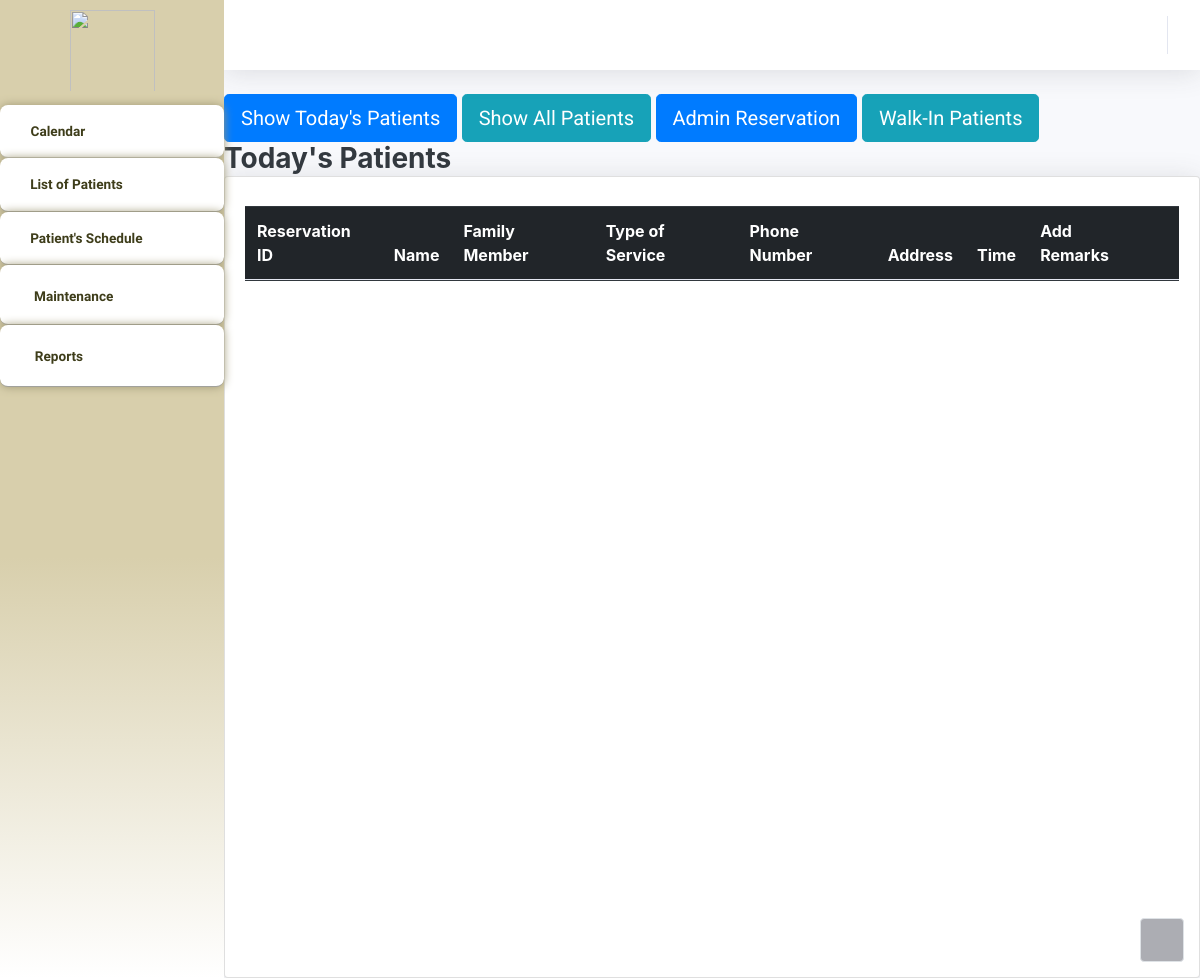
Before: /Thesis1/Admin/patientstoday.php with the older database file.
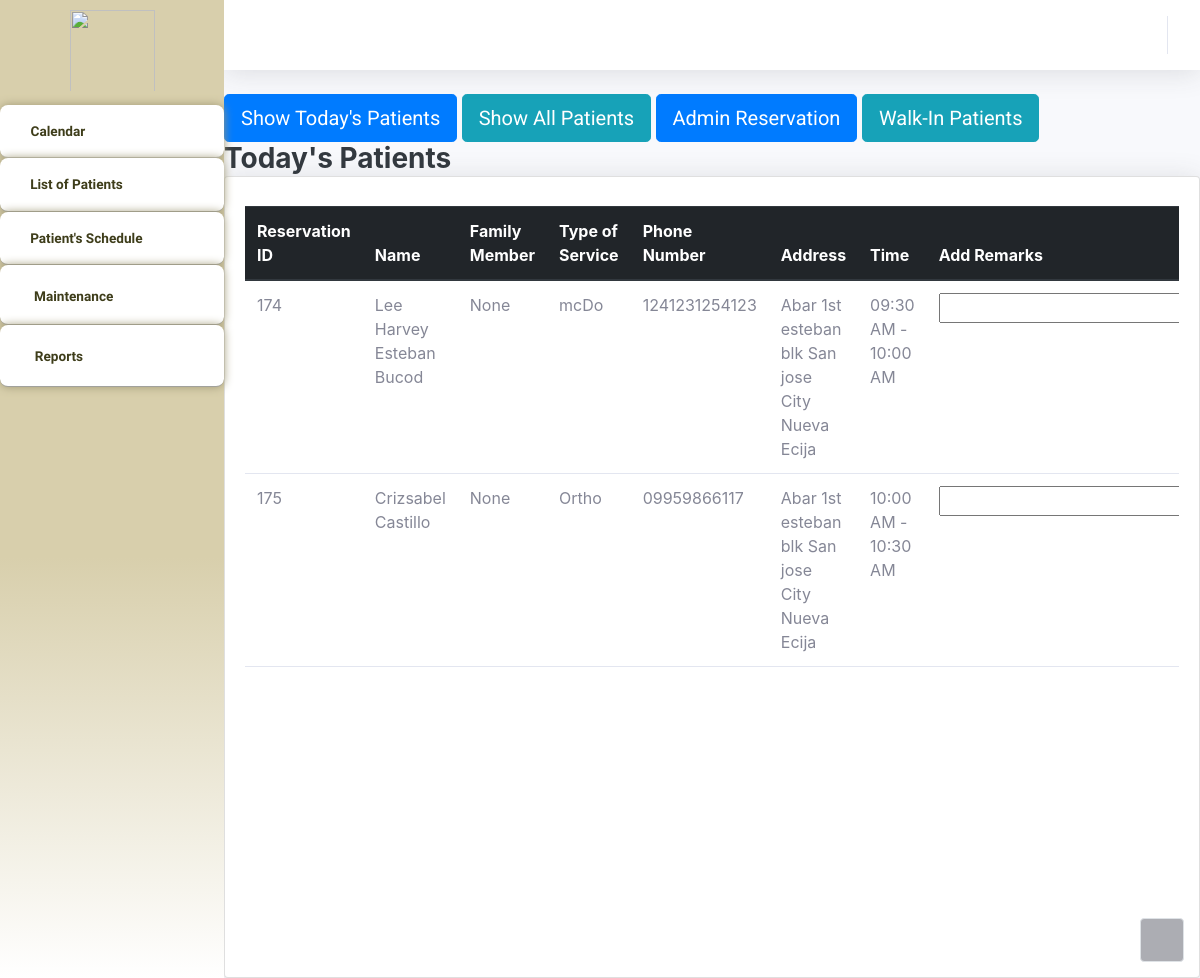
After: the same page with the newer database file.
### tables this page shows
CREATE TABLE `bookinglog` (
  `resID` int(11) NOT NULL,
  `userID` int(11) NOT NULL,
  `serviceName` varchar(255) NOT NULL,
  `date` date NOT NULL,
  `timeslot` varchar(255) NOT NULL,
  `remarks` varchar(255) NOT NULL,
  `admin_remarks` varchar(255) NOT NULL DEFAULT 'None',
  `walk_in_name` varchar(255) NOT NULL DEFAULT 'None',
  `status` varchar(255) NOT NULL,
  `FamMemberName` varchar(255) NOT NULL DEFAULT 'N/A',
  `confirmationHash` varchar(255) NOT NULL,
  `timestamp` timestamp NOT NULL DEFAULT current_timestamp() ON UPDATE current_timestamp(),
  `totalServicePay` int(11) NOT NULL
);

CREATE TABLE `patients_user` (
  `userID` int(11) NOT NULL,
  `Email` varchar(255) NOT NULL,
  `Name` varchar(255) NOT NULL,
  `Address` varchar(255) NOT NULL,
  `PhoneNumber` varchar(255) NOT NULL,
  `Password` varchar(55) NOT NULL,
  `Hash` varchar(255) NOT NULL,
  `Access` varchar(25) NOT NULL,
  `Active` int(11) NOT NULL DEFAULT 0,
  `profilePic` varchar(255) NOT NULL,
  `last_activity` timestamp NOT NULL DEFAULT current_timestamp() ON UPDATE current_timestamp(),
  `activation_timestamp` timestamp NOT NULL DEFAULT current_timestamp(),
  `ForgotPass` varchar(255) NOT NULL,
  `forgot_expiration` timestamp NULL DEFAULT NULL
);

### Thesis1/Admin/patientstoday.php (the view, shortened to what the changed rows need)
<?php
$con = connection();
$todaysDate = date("Y-m-d");
$headerToday = ["Reservation ID", "Name", "Family Member", "Type of Service", "Phone Number", "Address", "Time", "Add Remarks"];
$header = $headerToday;
$retrieveQuery = "SELECT bookinglog.resID, bookinglog.serviceName, patients_user.Name, bookinglog.date, patients_user.PhoneNumber, patients_user.Email, patients_user.Address, bookinglog.timeslot,bookinglog.admin_remarks, bookinglog.walk_in_name,bookinglog.FamMemberName
        FROM bookinglog
        INNER JOIN patients_user ON bookinglog.userID = patients_user.userID
        WHERE status = 'Pending' AND DATE(bookinglog.date) = '$todaysDate'";
?>
<!DOCTYPE html>
<html lang="en">
<head>
    <link rel="stylesheet" href="assets/bootstrap/css/bootstrap.min.css">
    <link rel="stylesheet" href="assets/fonts/fontawesome-all.min.css">
    <link rel="stylesheet" href="assets/fonts/ionicons.min.css">
    <link rel="stylesheet" href="assets/css/aguilaraldo1_section_contact.css">
    <link rel="stylesheet" href="assets/css/Availability---Manage-availability-bookings-appointments_v1.css">
    <link rel="stylesheet" href="assets/css/Basic-Footer.css">
    <link rel="stylesheet" href="assets/css/Black-Navbar.css">
    <link rel="stylesheet" href="assets/css/Block-Responsive-Item-List.css">
    <link rel="stylesheet" href="assets/css/Bootstrap-Calendar.css">
    <link rel="stylesheet" href="assets/css/carousel-circulo.css">
    <link rel="stylesheet" href="assets/css/Carousel-Hero-1.css">
    <link rel="stylesheet" href="assets/css/Carousel-Hero.css">
    <link rel="stylesheet" href="assets/css/Diagonal-div-section.css">
    <link rel="stylesheet" href="assets/css/Feature-Section-MD.css">
    <link rel="stylesheet" href="https://djpsoftwarecdn.azureedge.net/availabilitycss-v1/availability.min.css">
    <link rel="stylesheet" href="assets/css/Login-Form-Basic-icons.css">
    <link rel="stylesheet" href="assets/css/Ultimate-Event-Calendar.css">
    <link rel="stylesheet" href="assets/bootstrap/css/bootstrap.min.css">
    <link rel="stylesheet" href="assets/fonts/fontawesome-all.min.css">
    <link rel="stylesheet" href="assets/css/aguilaraldo1_section_contact.css">
    <link rel="stylesheet" href="assets/css/Basic-Footer.css">
    <link rel="stylesheet" href="assets/css/Black-Navbar.css">
    <link rel="stylesheet" href="assets/css/Block-Responsive-Item-List.css">
    <link rel="stylesheet" href="assets/css/Bootstrap-Calendar.css">
    <link rel="stylesheet" href="assets/css/carousel-circulo.css">
    <link rel="stylesheet" href="assets/css/Carousel-Hero-1.css">
    <link rel="stylesheet" href="assets/css/Carousel-Hero.css">
    <link rel="stylesheet" href="assets/css/Diagonal-div-section.css">
    <link rel="stylesheet" href="assets/css/Feature-Section-MD.css">
    <link rel="stylesheet" href="assets/css/Login-Form-Basic-icons.css">
    <link rel="stylesheet" href="assets/css/Ultimate-Event-Calendar.css">
</head>
<body id="page-top">
    <div id="wrapper">
        <div class="d-flex flex-column" id="content-wrapper">
            <div id="content">
        <div class="card shadow">
            <div class="card-body" style="height: 800px;">
                <div class="table-responsive table mt-2" id="dataTable" role="grid" aria-describedby="dataTable_info" style="height: 800px;">
                    <table class="table my-0" id="dataTable">
                      <thead class="thead-dark">
                        <tr>
                            <?php
                            foreach ($header as $column) {
                                echo "<th>$column</th>";
                            }
                            ?>
                            <th></th>
                        </tr>
                    </thead>
                        <tbody>
                           <?php
                                    $result =  $con->query($retrieveQuery);
                                    while ($row = mysqli_fetch_assoc($result)) {
                                        echo '<tr>';
                                        foreach ($header as $column) {
                                            switch ($column) {
                                                case "Reservation ID":
                                                    echo '<td>' . $row['resID'] . '</td>';
                                                    break;
                                                case "Name":
                                                    echo '<td>' . $row['Name'] . '</td>';
                                                    break;
                                                case "Type of Service":
                                                    echo '<td>' . $row['serviceName'] . '</td>';
                                                    break;
                                                case "Phone Number":
                                                    echo '<td>' . $row['PhoneNumber'] . '</td>';
                                                    break;
                                                case "Address":
                                                    echo '<td>' . $row['Address'] . '</td>';
                                                    break;
                                                case "Time":
                                                    echo '<td>' . $row['timeslot'] . '</td>';
                                                    break;
                                                case "Family Member":
                                                    echo '<td>' . $row['FamMemberName'] . '</td>';
                                                    break;
                                                case "Add Remarks":
                                                    echo '<td>
                                                            <input type="text" class="inputField" id="inputField' . $row['resID'] . '">
                                                        </td>';
                                                    break;
                                            }
                                        }
                                        echo '</tr>';
                                    }
                                    ?>
                        </tbody>
                    </table>
                </div>
            </div>
        </div>
    </div>
        </div><a class="border rounded d-inline scroll-to-top" href="#page-top"><i class="fas fa-angle-up"></i></a>
    </div>
    <link rel="stylesheet" href="https://cdn.jsdelivr.net/npm/bootstrap@4.0.0/dist/css/bootstrap.min.css">
</body>
</html>

Changed rows visible on the page:
added bookinglog: resID "174", userID.Name "Lee Harvey Esteban Bucod", FamMemberName "None", serviceName "mcDo", userID.PhoneNumber "1241231254123", userID.Address "Abar 1st esteban blk San jose City Nueva Ecija", timeslot "09:30 AM - 10:00 AM"
added bookinglog: resID "175", userID.Name "Crizsabel Castillo", FamMemberName "None", serviceName "Ortho", userID.PhoneNumber "09959866117", userID.Address "Abar 1st esteban blk San jose City Nueva Ecija", timeslot "10:00 AM - 10:30 AM"
